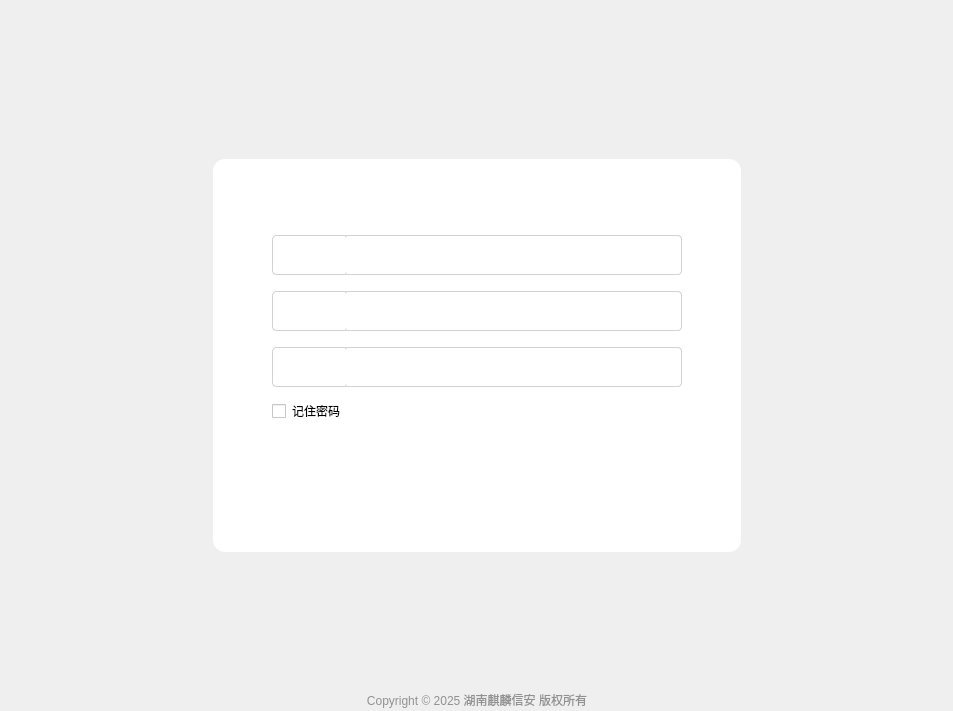
<?xml version="1.0" encoding="UTF-8"?>
<ui version="4.0">
 <class>Widget</class>
 <widget class="QWidget" name="Widget">
  <property name="geometry">
   <rect>
    <x>0</x>
    <y>0</y>
    <width>953</width>
    <height>711</height>
   </rect>
  </property>
  <property name="windowTitle">
   <string>Widget</string>
  </property>
  <layout class="QGridLayout" name="gridLayout_2">
   <property name="leftMargin">
    <number>1</number>
   </property>
   <property name="topMargin">
    <number>20</number>
   </property>
   <property name="rightMargin">
    <number>1</number>
   </property>
   <property name="bottomMargin">
    <number>1</number>
   </property>
   <property name="spacing">
    <number>0</number>
   </property>
   <item row="0" column="0">
    <widget class="QStackedWidget" name="stackedWidget">
     <property name="currentIndex">
      <number>0</number>
     </property>
     <widget class="QWidget" name="pageLogin">
      <property name="contextMenuPolicy">
       <enum>Qt::NoContextMenu</enum>
      </property>
      <layout class="QGridLayout" name="gridLayout">
       <property name="leftMargin">
        <number>0</number>
       </property>
       <property name="topMargin">
        <number>0</number>
       </property>
       <property name="rightMargin">
        <number>0</number>
       </property>
       <property name="bottomMargin">
        <number>0</number>
       </property>
       <property name="spacing">
        <number>0</number>
       </property>
       <item row="2" column="1">
        <spacer name="verticalSpacer">
         <property name="orientation">
          <enum>Qt::Vertical</enum>
         </property>
         <property name="sizeHint" stdset="0">
          <size>
           <width>20</width>
           <height>59</height>
          </size>
         </property>
        </spacer>
       </item>
       <item row="1" column="1">
        <widget class="QWidget" name="m_pWidget" native="true">
         <property name="sizePolicy">
          <sizepolicy hsizetype="Fixed" vsizetype="Fixed">
           <horstretch>0</horstretch>
           <verstretch>0</verstretch>
          </sizepolicy>
         </property>
         <property name="minimumSize">
          <size>
           <width>528</width>
           <height>380</height>
          </size>
         </property>
         <property name="maximumSize">
          <size>
           <width>528</width>
           <height>407</height>
          </size>
         </property>
         <property name="contextMenuPolicy">
          <enum>Qt::CustomContextMenu</enum>
         </property>
         <property name="layoutDirection">
          <enum>Qt::LeftToRight</enum>
         </property>
         <property name="styleSheet">
          <string notr="true">QWidget{border-radius:12px; background-color: #ffffff}</string>
         </property>
         <layout class="QVBoxLayout" name="verticalLayout_3">
          <property name="spacing">
           <number>16</number>
          </property>
          <property name="leftMargin">
           <number>59</number>
          </property>
          <property name="topMargin">
           <number>24</number>
          </property>
          <property name="rightMargin">
           <number>59</number>
          </property>
          <property name="bottomMargin">
           <number>24</number>
          </property>
          <item>
           <layout class="QVBoxLayout" name="verticalLayout_2">
            <property name="spacing">
             <number>20</number>
            </property>
            <item>
             <widget class="QWidget" name="m_pWidgetIcon" native="true">
              <property name="sizePolicy">
               <sizepolicy hsizetype="Fixed" vsizetype="Fixed">
                <horstretch>0</horstretch>
                <verstretch>0</verstretch>
               </sizepolicy>
              </property>
              <property name="minimumSize">
               <size>
                <width>410</width>
                <height>32</height>
               </size>
              </property>
              <property name="maximumSize">
               <size>
                <width>410</width>
                <height>32</height>
               </size>
              </property>
              <property name="styleSheet">
               <string notr="true">QWidget{ background-color: #ffffff; }</string>
              </property>
              <layout class="QHBoxLayout" name="horizontalLayout_10">
               <property name="spacing">
                <number>16</number>
               </property>
               <property name="leftMargin">
                <number>56</number>
               </property>
               <property name="topMargin">
                <number>0</number>
               </property>
               <property name="rightMargin">
                <number>56</number>
               </property>
               <property name="bottomMargin">
                <number>0</number>
               </property>
               <item>
                <widget class="QLabel" name="m_pIcon">
                 <property name="styleSheet">
                  <string notr="true">border-left-width:0px; border-right-width:0px; </string>
                 </property>
                 <property name="text">
                  <string/>
                 </property>
                </widget>
               </item>
              </layout>
             </widget>
            </item>
            <item>
             <widget class="QWidget" name="m_pWidgetIp" native="true">
              <property name="sizePolicy">
               <sizepolicy hsizetype="Fixed" vsizetype="Fixed">
                <horstretch>0</horstretch>
                <verstretch>0</verstretch>
               </sizepolicy>
              </property>
              <property name="minimumSize">
               <size>
                <width>410</width>
                <height>40</height>
               </size>
              </property>
              <property name="maximumSize">
               <size>
                <width>410</width>
                <height>40</height>
               </size>
              </property>
              <property name="styleSheet">
               <string notr="true">QWidget{border:1px solid #d2d2d2; outline:5px; border-radius:4px; background-color: #ffffff; }</string>
              </property>
              <layout class="QHBoxLayout" name="horizontalLayout_9">
               <property name="spacing">
                <number>16</number>
               </property>
               <property name="leftMargin">
                <number>16</number>
               </property>
               <property name="topMargin">
                <number>0</number>
               </property>
               <property name="rightMargin">
                <number>0</number>
               </property>
               <property name="bottomMargin">
                <number>0</number>
               </property>
               <item>
                <widget class="QLabel" name="m_pIconIp">
                 <property name="sizePolicy">
                  <sizepolicy hsizetype="Fixed" vsizetype="Preferred">
                   <horstretch>0</horstretch>
                   <verstretch>0</verstretch>
                  </sizepolicy>
                 </property>
                 <property name="minimumSize">
                  <size>
                   <width>40</width>
                   <height>0</height>
                  </size>
                 </property>
                 <property name="maximumSize">
                  <size>
                   <width>40</width>
                   <height>40</height>
                  </size>
                 </property>
                 <property name="styleSheet">
                  <string notr="true">border-left-width:0px; border-right-width:0px; border-radius:0px; </string>
                 </property>
                 <property name="text">
                  <string/>
                 </property>
                </widget>
               </item>
               <item>
                <widget class="QLineEdit" name="m_pIp">
                 <property name="sizePolicy">
                  <sizepolicy hsizetype="Expanding" vsizetype="Preferred">
                   <horstretch>0</horstretch>
                   <verstretch>0</verstretch>
                  </sizepolicy>
                 </property>
                 <property name="styleSheet">
                  <string notr="true">border-left-width:0px; font:13px;</string>
                 </property>
                 <property name="text">
                  <string/>
                 </property>
                </widget>
               </item>
              </layout>
             </widget>
            </item>
           </layout>
          </item>
          <item>
           <widget class="QWidget" name="m_pWidgetUser" native="true">
            <property name="sizePolicy">
             <sizepolicy hsizetype="Fixed" vsizetype="Fixed">
              <horstretch>0</horstretch>
              <verstretch>0</verstretch>
             </sizepolicy>
            </property>
            <property name="minimumSize">
             <size>
              <width>410</width>
              <height>40</height>
             </size>
            </property>
            <property name="maximumSize">
             <size>
              <width>410</width>
              <height>40</height>
             </size>
            </property>
            <property name="styleSheet">
             <string notr="true">QWidget{border:1px solid #d2d2d2; outline:5px; border-radius:4px; background-color: #ffffff; }</string>
            </property>
            <layout class="QHBoxLayout" name="horizontalLayout_8">
             <property name="spacing">
              <number>16</number>
             </property>
             <property name="leftMargin">
              <number>16</number>
             </property>
             <property name="topMargin">
              <number>0</number>
             </property>
             <property name="rightMargin">
              <number>0</number>
             </property>
             <property name="bottomMargin">
              <number>0</number>
             </property>
             <item>
              <widget class="QLabel" name="m_pIconUser">
               <property name="sizePolicy">
                <sizepolicy hsizetype="Fixed" vsizetype="Preferred">
                 <horstretch>0</horstretch>
                 <verstretch>0</verstretch>
                </sizepolicy>
               </property>
               <property name="minimumSize">
                <size>
                 <width>40</width>
                 <height>0</height>
                </size>
               </property>
               <property name="maximumSize">
                <size>
                 <width>40</width>
                 <height>40</height>
                </size>
               </property>
               <property name="styleSheet">
                <string notr="true">border-left-width:0px; border-right-width:0px; border-radius:0px; </string>
               </property>
               <property name="text">
                <string/>
               </property>
              </widget>
             </item>
             <item>
              <widget class="QLineEdit" name="m_pUser">
               <property name="sizePolicy">
                <sizepolicy hsizetype="Expanding" vsizetype="Preferred">
                 <horstretch>0</horstretch>
                 <verstretch>0</verstretch>
                </sizepolicy>
               </property>
               <property name="styleSheet">
                <string notr="true">border-left-width:0px; font:13px;</string>
               </property>
              </widget>
             </item>
            </layout>
           </widget>
          </item>
          <item>
           <widget class="QWidget" name="m_pWidgetPasswd" native="true">
            <property name="sizePolicy">
             <sizepolicy hsizetype="Fixed" vsizetype="Fixed">
              <horstretch>0</horstretch>
              <verstretch>0</verstretch>
             </sizepolicy>
            </property>
            <property name="minimumSize">
             <size>
              <width>410</width>
              <height>40</height>
             </size>
            </property>
            <property name="maximumSize">
             <size>
              <width>410</width>
              <height>40</height>
             </size>
            </property>
            <property name="styleSheet">
             <string notr="true">QWidget{border:1px solid #d2d2d2; outline:5px; border-radius:4px; background-color: #ffffff; }</string>
            </property>
            <layout class="QHBoxLayout" name="horizontalLayout_7">
             <property name="spacing">
              <number>16</number>
             </property>
             <property name="leftMargin">
              <number>16</number>
             </property>
             <property name="topMargin">
              <number>0</number>
             </property>
             <property name="rightMargin">
              <number>0</number>
             </property>
             <property name="bottomMargin">
              <number>0</number>
             </property>
             <item>
              <widget class="QLabel" name="m_pIconPasswd">
               <property name="sizePolicy">
                <sizepolicy hsizetype="Fixed" vsizetype="Preferred">
                 <horstretch>0</horstretch>
                 <verstretch>0</verstretch>
                </sizepolicy>
               </property>
               <property name="minimumSize">
                <size>
                 <width>40</width>
                 <height>0</height>
                </size>
               </property>
               <property name="maximumSize">
                <size>
                 <width>40</width>
                 <height>40</height>
                </size>
               </property>
               <property name="styleSheet">
                <string notr="true">border-left-width:0px; border-right-width:0px; border-radius:0px; </string>
               </property>
               <property name="text">
                <string/>
               </property>
              </widget>
             </item>
             <item>
              <widget class="QLineEdit" name="m_pPasswd">
               <property name="sizePolicy">
                <sizepolicy hsizetype="Expanding" vsizetype="Preferred">
                 <horstretch>0</horstretch>
                 <verstretch>0</verstretch>
                </sizepolicy>
               </property>
               <property name="styleSheet">
                <string notr="true">border-left-width:0px; font:13px;</string>
               </property>
              </widget>
             </item>
            </layout>
           </widget>
          </item>
          <item>
           <layout class="QVBoxLayout" name="verticalLayout">
            <property name="spacing">
             <number>10</number>
            </property>
            <item>
             <layout class="QHBoxLayout" name="horizontalLayout">
              <property name="spacing">
               <number>20</number>
              </property>
              <property name="leftMargin">
               <number>0</number>
              </property>
              <item>
               <widget class="QCheckBox" name="m_pRememberPW">
                <property name="sizePolicy">
                 <sizepolicy hsizetype="Fixed" vsizetype="Fixed">
                  <horstretch>0</horstretch>
                  <verstretch>0</verstretch>
                 </sizepolicy>
                </property>
                <property name="minimumSize">
                 <size>
                  <width>100</width>
                  <height>16</height>
                 </size>
                </property>
                <property name="maximumSize">
                 <size>
                  <width>100</width>
                  <height>16</height>
                 </size>
                </property>
                <property name="layoutDirection">
                 <enum>Qt::LeftToRight</enum>
                </property>
                <property name="autoFillBackground">
                 <bool>false</bool>
                </property>
                <property name="styleSheet">
                 <string notr="true">font:12px</string>
                </property>
                <property name="text">
                 <string>记住密码</string>
                </property>
               </widget>
              </item>
              <item>
               <widget class="QLabel" name="m_pTip">
                <property name="layoutDirection">
                 <enum>Qt::RightToLeft</enum>
                </property>
                <property name="styleSheet">
                 <string notr="true"> color:red;</string>
                </property>
                <property name="text">
                 <string/>
                </property>
                <property name="alignment">
                 <set>Qt::AlignRight|Qt::AlignTrailing|Qt::AlignVCenter</set>
                </property>
               </widget>
              </item>
             </layout>
            </item>
            <item>
             <widget class="QPushButton" name="m_pLogin">
              <property name="sizePolicy">
               <sizepolicy hsizetype="Fixed" vsizetype="Expanding">
                <horstretch>0</horstretch>
                <verstretch>0</verstretch>
               </sizepolicy>
              </property>
              <property name="minimumSize">
               <size>
                <width>410</width>
                <height>40</height>
               </size>
              </property>
              <property name="maximumSize">
               <size>
                <width>410</width>
                <height>16777215</height>
               </size>
              </property>
              <property name="styleSheet">
               <string notr="true"/>
              </property>
              <property name="text">
               <string/>
              </property>
             </widget>
            </item>
           </layout>
          </item>
          <item>
           <spacer name="verticalSpacer_3">
            <property name="orientation">
             <enum>Qt::Vertical</enum>
            </property>
            <property name="sizeHint" stdset="0">
             <size>
              <width>20</width>
              <height>59</height>
             </size>
            </property>
           </spacer>
          </item>
         </layout>
        </widget>
       </item>
       <item row="1" column="2">
        <spacer name="horizontalSpacer_2">
         <property name="orientation">
          <enum>Qt::Horizontal</enum>
         </property>
         <property name="sizeHint" stdset="0">
          <size>
           <width>208</width>
           <height>20</height>
          </size>
         </property>
        </spacer>
       </item>
       <item row="0" column="1">
        <spacer name="verticalSpacer_2">
         <property name="orientation">
          <enum>Qt::Vertical</enum>
         </property>
         <property name="sizeHint" stdset="0">
          <size>
           <width>20</width>
           <height>129</height>
          </size>
         </property>
        </spacer>
       </item>
       <item row="1" column="0">
        <spacer name="horizontalSpacer">
         <property name="orientation">
          <enum>Qt::Horizontal</enum>
         </property>
         <property name="sizeHint" stdset="0">
          <size>
           <width>209</width>
           <height>20</height>
          </size>
         </property>
        </spacer>
       </item>
       <item row="3" column="1">
        <widget class="QLabel" name="m_pCopyR">
         <property name="sizePolicy">
          <sizepolicy hsizetype="Fixed" vsizetype="Fixed">
           <horstretch>0</horstretch>
           <verstretch>0</verstretch>
          </sizepolicy>
         </property>
         <property name="minimumSize">
          <size>
           <width>528</width>
           <height>20</height>
          </size>
         </property>
         <property name="maximumSize">
          <size>
           <width>528</width>
           <height>20</height>
          </size>
         </property>
         <property name="styleSheet">
          <string notr="true">font: 12px &quot;Noto Sans CJK SC&quot;; color: rgb(145, 145, 145)</string>
         </property>
         <property name="text">
          <string>Copyright © 2025 湖南麒麟信安 版权所有</string>
         </property>
         <property name="alignment">
          <set>Qt::AlignCenter</set>
         </property>
        </widget>
       </item>
      </layout>
     </widget>
     <widget class="QWidget" name="pageFrame">
      <layout class="QGridLayout" name="gridLayout_3">
       <property name="leftMargin">
        <number>0</number>
       </property>
       <property name="topMargin">
        <number>0</number>
       </property>
       <property name="rightMargin">
        <number>0</number>
       </property>
       <property name="bottomMargin">
        <number>0</number>
       </property>
       <property name="spacing">
        <number>0</number>
       </property>
       <item row="0" column="0">
        <widget class="QFrame" name="frame">
         <property name="frameShape">
          <enum>QFrame::StyledPanel</enum>
         </property>
         <property name="frameShadow">
          <enum>QFrame::Raised</enum>
         </property>
        </widget>
       </item>
      </layout>
     </widget>
    </widget>
   </item>
  </layout>
 </widget>
 <layoutdefault spacing="6" margin="11"/>
 <resources/>
 <connections/>
</ui>
